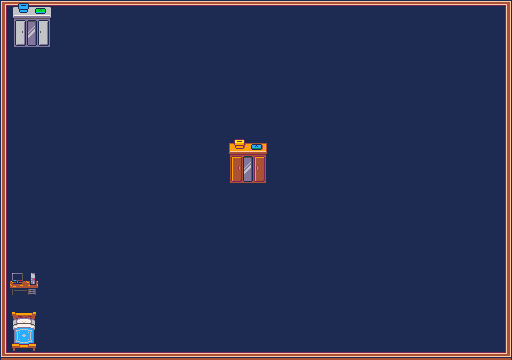

This is a level from a 2D game, rendered from its Tiled map with the project's own tilesets. A one-line summary and the map file follow, with tile-layer data summarised:
An orthogonal 64x45 tile map with 8x8 px tiles, 2 tile layers (Floor, Foreground).

<map version="1.2" tiledversion="1.3.2" orientation="orthogonal" renderorder="right-down" compressionlevel="0" width="64" height="45" tilewidth="8" tileheight="8" infinite="0" nextlayerid="3" nextobjectid="1">
 <tileset firstgid="1" source="GranTiles.tsx" />
 <layer id="1" name="Floor" width="64" height="45">
  <data>[2880 cells, 2880 non-empty, 15 distinct tile ids]</data>
 </layer>
 <layer id="2" name="Foreground" width="64" height="45">
  <data>[2880 cells, 112 non-empty, 112 distinct tile ids]</data>
 </layer>
</map>